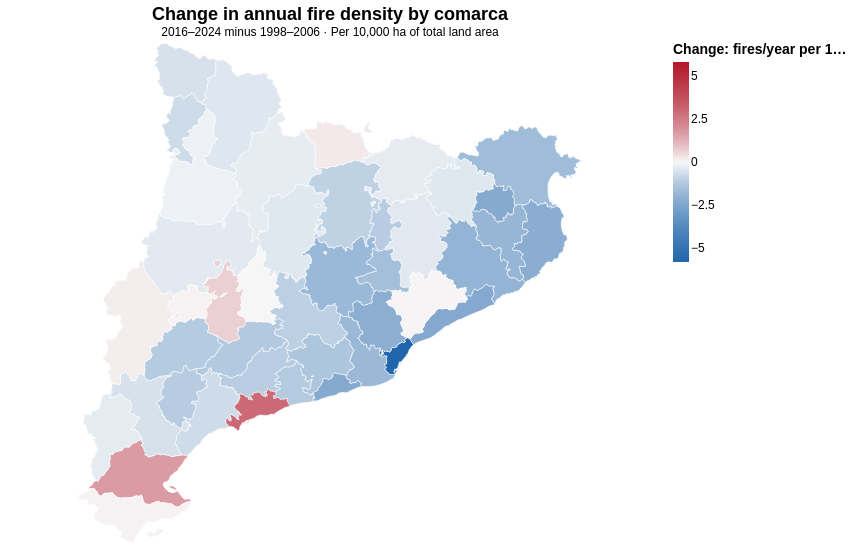

Notebook code for this chart:
### Code cell
change_map = comarca_base_map(boundaries).transform_lookup(
    lookup="properties.CODICOMAR", from_=alt.LookupData(
        annual_change,
        "code",
        ["early", "recent", "difference", "area_ha"],
    )
).encode(
    color=alt.Color(
        "difference:Q",
        title="Change: fires/year per 10,000 ha",
        scale=alt.Scale(type="linear", domain=colour_values, range=colour_range),
        legend=alt.Legend(
            values=[-5, -2.5, 0, 2.5, 5],
            labelExpr="datum.value == floor(datum.value) ? format(datum.value, '.0f') : format(datum.value, '.1f')",
        ),
    ),
    tooltip=[alt.Tooltip("properties.NOMCOMAR:N", title="Comarca"), alt.Tooltip(
        "area_ha:Q",
        title="Comarca area (ha)",
        format=",.0f",
    ), alt.Tooltip(
        "early:Q",
        title="1998–2006: fires/year per 10,000 ha",
        format=".2f",
    ), alt.Tooltip(
        "recent:Q",
        title="2016–2024: fires/year per 10,000 ha",
        format=".2f",
    ), alt.Tooltip("difference:Q", title="Change: fires/year per 10,000 ha", format="+.2f")]
).project(type="identity", reflectY=True).properties(width=650, height=500, title=alt.TitleParams(
    text="Change in annual fire density by comarca",
    subtitle="2016–2024 minus 1998–2006 · Per 10,000 ha of total land area",
))
change_view = format_chart(change_map.configure_view(stroke=None))
change_view

### Figure 1 — Vega-Lite specification as saved in the notebook (floating-point values rounded to 4 significant figures; data arrays with more than 128 entries replaced by an {"elided": "..."} marker saying what was removed)
{"config": {"view": {"continuousWidth": 300, "continuousHeight": 300, "stroke": null}, "axis": {"labelFontSize": 12, "titleFontSize": 14}, "legend": {"labelFontSize": 12, "titleFontSize": 14}, "title": {"fontSize": 18, "subtitleFontSize": 12}}, "data": {"values": [{"geometry": {"coordinates": {"elided": "1x380x2 float values"}, "type": "Polygon"}, "properties": {"CODICOMAR": "01", "NOMCOMAR": "Alt Camp"}, "type": "Feature"}, {"geometry": {"coordinates": {"elided": "561 rows, 6730 float values in total"}, "type": "MultiPolygon"}, "properties": {"CODICOMAR": "02", "NOMCOMAR": "Alt Empordà"}, "type": "Feature"}, {"geometry": {"coordinates": {"elided": "2 rows, 812 float values in total"}, "type": "Polygon"}, "properties": {"CODICOMAR": "03", "NOMCOMAR": "Alt Penedès"}, "type": "Feature"}, {"geometry": {"coordinates": {"elided": "2 rows, 1164 float values in total"}, "type": "MultiPolygon"}, "properties": {"CODICOMAR": "04", "NOMCOMAR": "Alt Urgell"}, "type": "Feature"}, {"geometry": {"coordinates": {"elided": "1x329x2 float values"}, "type": "Polygon"}, "properties": {"CODICOMAR": "05", "NOMCOMAR": "Alta Ribagorça"}, "type": "Feature"}, {"geometry": {"coordinates": {"elided": "1x567x2 float values"}, "type": "Polygon"}, "properties": {"CODICOMAR": "06", "NOMCOMAR": "Anoia"}, "type": "Feature"}, {"geometry": {"coordinates": {"elided": "3 rows, 1310 float values in total"}, "type": "Polygon"}, "properties": {"CODICOMAR": "07", "NOMCOMAR": "Bages"}, "type": "Feature"}, {"geometry": {"coordinates": {"elided": "12 rows, 1072 float values in total"}, "type": "MultiPolygon"}, "properties": {"CODICOMAR": "08", "NOMCOMAR": "Baix Camp"}, "type": "Feature"}, {"geometry": {"coordinates": {"elided": "52 rows, 1604 float values in total"}, "type": "MultiPolygon"}, "properties": {"CODICOMAR": "09", "NOMCOMAR": "Baix Ebre"}, "type": "Feature"}, {"geometry": {"coordinates": {"elided": "593 rows, 6042 float values in total"}, "type": "MultiPolygon"}, "properties": {"CODICOMAR": "10", "NOMCOMAR": "Baix Empordà"}, "type": "Feature"}, {"geometry": {"coordinates": {"elided": "2 rows, 810 float values in total"}, "type": "Polygon"}, "properties": {"CODICOMAR": "11", "NOMCOMAR": "Baix Llobregat"}, "type": "Feature"}, {"geometry": {"coordinates": {"elided": "6 rows, 620 float values in total"}, "type": "MultiPolygon"}, "properties": {"CODICOMAR": "12", "NOMCOMAR": "Baix Penedès"}, "type": "Feature"}, {"geometry": {"coordinates": {"elided": "34 rows, 1024 float values in total"}, "type": "MultiPolygon"}, "properties": {"CODICOMAR": "13", "NOMCOMAR": "Barcelonès"}, "type": "Feature"}, {"geometry": {"coordinates": {"elided": "4 rows, 1544 float values in total"}, "type": "MultiPolygon"}, "properties": {"CODICOMAR": "14", "NOMCOMAR": "Berguedà"}, "type": "Feature"}, {"geometry": {"coordinates": {"elided": "2 rows, 574 float values in total"}, "type": "MultiPolygon"}, "properties": {"CODICOMAR": "15", "NOMCOMAR": "Cerdanya"}, "type": "Feature"}, {"geometry": {"coordinates": {"elided": "1x419x2 float values"}, "type": "Polygon"}, "properties": {"CODICOMAR": "16", "NOMCOMAR": "Conca de Barberà"}, "type": "Feature"}, {"geometry": {"coordinates": {"elided": "31 rows, 890 float values in total"}, "type": "MultiPolygon"}, "properties": {"CODICOMAR": "17", "NOMCOMAR": "Garraf"}, "type": "Feature"}, {"geometry": {"coordinates": {"elided": "1x322x2 float values"}, "type": "Polygon"}, "properties": {"CODICOMAR": "18", "NOMCOMAR": "Garrigues"}, "type": "Feature"}, {"geometry": {"coordinates": {"elided": "1x448x2 float values"}, "type": "Polygon"}, "properties": {"CODICOMAR": "19", "NOMCOMAR": "Garrotxa"}, "type": "Feature"}, {"geometry": {"coordinates": {"elided": "1x400x2 float values"}, "type": "Polygon"}, "properties": {"CODICOMAR": "20", "NOMCOMAR": "Gironès"}, "type": "Feature"}, {"geometry": {"coordinates": {"elided": "6 rows, 704 float values in total"}, "type": "MultiPolygon"}, "properties": {"CODICOMAR": "21", "NOMCOMAR": "Maresme"}, "type": "Feature"}, {"geometry": {"coordinates": {"elided": "92 rows, 2028 float values in total"}, "type": "MultiPolygon"}, "properties": {"CODICOMAR": "22", "NOMCOMAR": "Montsià"}, "type": "Feature"}, {"geometry": {"coordinates": {"elided": "3 rows, 1220 float values in total"}, "type": "Polygon"}, "properties": {"CODICOMAR": "23", "NOMCOMAR": "Noguera"}, "type": "Feature"}, {"geometry": {"coordinates": {"elided": "1x610x2 float values"}, "type": "Polygon"}, "properties": {"CODICOMAR": "24", "NOMCOMAR": "Osona"}, "type": "Feature"}, {"geometry": {"coordinates": {"elided": "2 rows, 1140 float values in total"}, "type": "MultiPolygon"}, "properties": {"CODICOMAR": "25", "NOMCOMAR": "Pallars Jussà"}, "type": "Feature"}, {"geometry": {"coordinates": {"elided": "1x520x2 float values"}, "type": "Polygon"}, "properties": {"CODICOMAR": "26", "NOMCOMAR": "Pallars Sobirà"}, "type": "Feature"}, {"geometry": {"coordinates": {"elided": "3 rows, 440 float values in total"}, "type": "MultiPolygon"}, "properties": {"CODICOMAR": "27", "NOMCOMAR": "Pla d'Urgell"}, "type": "Feature"}, {"geometry": {"coordinates": {"elided": "1x247x2 float values"}, "type": "Polygon"}, "properties": {"CODICOMAR": "28", "NOMCOMAR": "Pla de l'Estany"}, "type": "Feature"}, {"geometry": {"coordinates": {"elided": "1x340x2 float values"}, "type": "Polygon"}, "properties": {"CODICOMAR": "29", "NOMCOMAR": "Priorat"}, "type": "Feature"}, {"geometry": {"coordinates": {"elided": "1x617x2 float values"}, "type": "Polygon"}, "properties": {"CODICOMAR": "30", "NOMCOMAR": "Ribera d'Ebre"}, "type": "Feature"}, {"geometry": {"coordinates": {"elided": "2 rows, 1206 float values in total"}, "type": "MultiPolygon"}, "properties": {"CODICOMAR": "31", "NOMCOMAR": "Ripollès"}, "type": "Feature"}, {"geometry": {"coordinates": {"elided": "1x337x2 float values"}, "type": "Polygon"}, "properties": {"CODICOMAR": "32", "NOMCOMAR": "Segarra"}, "type": "Feature"}, {"geometry": {"coordinates": {"elided": "2 rows, 752 float values in total"}, "type": "MultiPolygon"}, "properties": {"CODICOMAR": "33", "NOMCOMAR": "Segrià"}, "type": "Feature"}, {"geometry": {"coordinates": {"elided": "182 rows, 2636 float values in total"}, "type": "MultiPolygon"}, "properties": {"CODICOMAR": "34", "NOMCOMAR": "Selva"}, "type": "Feature"}, {"geometry": {"coordinates": {"elided": "5 rows, 1492 float values in total"}, "type": "MultiPolygon"}, "properties": {"CODICOMAR": "35", "NOMCOMAR": "Solsonès"}, "type": "Feature"}, {"geometry": {"coordinates": {"elided": "20 rows, 1028 float values in total"}, "type": "MultiPolygon"}, "properties": {"CODICOMAR": "36", "NOMCOMAR": "Tarragonès"}, "type": "Feature"}, {"geometry": {"coordinates": {"elided": "1x487x2 float values"}, "type": "Polygon"}, "properties": {"CODICOMAR": "37", "NOMCOMAR": "Terra Alta"}, "type": "Feature"}, {"geometry": {"coordinates": {"elided": "4 rows, 762 float values in total"}, "type": "MultiPolygon"}, "properties": {"CODICOMAR": "38", "NOMCOMAR": "Urgell"}, "type": "Feature"}, {"geometry": {"coordinates": {"elided": "1x342x2 float values"}, "type": "Polygon"}, "properties": {"CODICOMAR": "39", "NOMCOMAR": "Val d'Aran"}, "type": "Feature"}, {"geometry": {"coordinates": {"elided": "1x412x2 float values"}, "type": "Polygon"}, "properties": {"CODICOMAR": "40", "NOMCOMAR": "Vallès Occidental"}, "type": "Feature"}, {"geometry": {"coordinates": {"elided": "1x433x2 float values"}, "type": "Polygon"}, "properties": {"CODICOMAR": "41", "NOMCOMAR": "Vallès Oriental"}, "type": "Feature"}, {"geometry": {"coordinates": {"elided": "1x276x2 float values"}, "type": "Polygon"}, "properties": {"CODICOMAR": "42", "NOMCOMAR": "Moianès"}, "type": "Feature"}, {"geometry": {"coordinates": {"elided": "2 rows, 528 float values in total"}, "type": "MultiPolygon"}, "properties": {"CODICOMAR": "43", "NOMCOMAR": "Lluçanès"}, "type": "Feature"}]}, "mark": {"type": "geoshape", "stroke": "white", "strokeWidth": 0.6}, "encoding": {"color": {"field": "difference", "legend": {"labelExpr": "datum.value == floor(datum.value) ? format(datum.value, '.0f') : format(datum.value, '.1f')", "values": [-5, -2.5, 0, 2.5, 5]}, "scale": {"domain": [-5.784, -5.205, -4.627, -4.049, -3.47, -2.892, -2.314, -1.735, -1.157, -0.5784, 0.0, 0.5784, 1.157, 1.735, 2.314, 2.892, 3.47, 4.049, 4.627, 5.205, 5.784], "range": ["#2166ac", "#2e6fb1", "#3d79b6", "#4c83bb", "#5d8fc1", "#709cc8", "#85a9cf", "#9bb9d7", "#b5cbe0", "#d3dfeb", "#f7f7f7", "#ecd2d5", "#e2b3b9", "#d998a0", "#d2808a", "#cb6a76", "#c55765", "#c04554", "#bb3546", "#b62638", "#b2182b"], "type": "linear"}, "title": "Change: fires/year per 10,000 ha", "type": "quantitative"}, "tooltip": [{"field": "properties.NOMCOMAR", "title": "Comarca", "type": "nominal"}, {"field": "area_ha", "format": ",.0f", "title": "Comarca area (ha)", "type": "quantitative"}, {"field": "early", "format": ".2f", "title": "1998–2006: fires/year per 10,000 ha", "type": "quantitative"}, {"field": "recent", "format": ".2f", "title": "2016–2024: fires/year per 10,000 ha", "type": "quantitative"}, {"field": "difference", "format": "+.2f", "title": "Change: fires/year per 10,000 ha", "type": "quantitative"}]}, "height": 500, "projection": {"reflectY": true, "type": "identity"}, "title": {"text": "Change in annual fire density by comarca", "subtitle": "2016–2024 minus 1998–2006 · Per 10,000 ha of total land area"}, "transform": [{"lookup": "properties.CODICOMAR", "from": {"data": {"name": "data-b7ebecf4b3ba4798c93788d5b2521a36"}, "key": "code", "fields": ["early", "recent", "difference", "area_ha"]}}], "width": 650, "$schema": "https://vega.github.io/schema/vega-lite/v6.4.1.json", "datasets": {"data-b7ebecf4b3ba4798c93788d5b2521a36": [{"code": "01", "early": 2.437, "recent": 1.342, "area_ha": 53800.0, "difference": -1.095}, {"code": "02", "early": 3.338, "recent": 1.702, "area_ha": 135800.0, "difference": -1.636}, {"code": "03", "early": 5.153, "recent": 3.822, "area_ha": 59300.0, "difference": -1.33}, {"code": "04", "early": 0.8831, "recent": 0.6143, "area_ha": 144700.0, "difference": -0.2688}, {"code": "05", "early": 1.275, "recent": 0.5985, "area_ha": 42700.0, "difference": -0.6766}, {"code": "06", "early": 3.4, "recent": 2.386, "area_ha": 86600.0, "difference": -1.014}, {"code": "07", "early": 3.48, "recent": 1.72, "area_ha": 109200.0, "difference": -1.76}, {"code": "08", "early": 2.2, "recent": 1.53, "area_ha": 69700.0, "difference": -0.6695}, {"code": "09", "early": 1.185, "recent": 2.858, "area_ha": 100300.0, "difference": 1.673}, {"code": "10", "early": 5.271, "recent": 3.086, "area_ha": 70200.0, "difference": -2.184}, {"code": "11", "early": 8.322, "recent": 6.584, "area_ha": 48600.0, "difference": -1.738}, {"code": "12", "early": 3.866, "recent": 2.665, "area_ha": 29600.0, "difference": -1.201}, {"code": "13", "early": 13.55, "recent": 7.763, "area_ha": 14600.0, "difference": -5.784}, {"code": "14", "early": 1.669, "recent": 0.7032, "area_ha": 118500.0, "difference": -0.9658}, {"code": "15", "early": 0.7516, "recent": 0.975, "area_ha": 54700.0, "difference": 0.2234}, {"code": "16", "early": 3.094, "recent": 1.88, "area_ha": 65000.0, "difference": -1.214}, {"code": "17", "early": 4.925, "recent": 2.643, "area_ha": 18500.0, "difference": -2.282}, {"code": "18", "early": 2.325, "recent": 1.156, "area_ha": 79800.0, "difference": -1.17}, {"code": "19", "early": 1.028, "recent": 0.6349, "area_ha": 73500.0, "difference": -0.393}, {"code": "20", "early": 5.131, "recent": 3.299, "area_ha": 57600.0, "difference": -1.833}, {"code": "21", "early": 5.569, "recent": 3.23, "area_ha": 39900.0, "difference": -2.339}, {"code": "22", "early": 1.104, "recent": 1.179, "area_ha": 73500.0, "difference": 0.07559}, {"code": "23", "early": 1.358, "recent": 1.015, "area_ha": 178400.0, "difference": -0.3426}, {"code": "24", "early": 1.319, "recent": 0.9705, "area_ha": 101900.0, "difference": -0.3489}, {"code": "25", "early": 0.9101, "recent": 0.7446, "area_ha": 134300.0, "difference": -0.1655}, {"code": "26", "early": 0.7983, "recent": 0.3951, "area_ha": 137800.0, "difference": -0.4032}, {"code": "27", "early": 0.1093, "recent": 0.1821, "area_ha": 30500.0, "difference": 0.07286}, {"code": "28", "early": 4.647, "recent": 2.366, "area_ha": 26300.0, "difference": -2.281}, {"code": "29", "early": 2.472, "recent": 1.358, "area_ha": 49900.0, "difference": -1.113}, {"code": "30", "early": 1.935, "recent": 1.397, "area_ha": 82700.0, "difference": -0.5374}, {"code": "31", "early": 0.6153, "recent": 0.3367, "area_ha": 95700.0, "difference": -0.2786}, {"code": "32", "early": 0.8092, "recent": 0.8289, "area_ha": 56300.0, "difference": 0.01974}, {"code": "33", "early": 1.344, "recent": 1.503, "area_ha": 139700.0, "difference": 0.1591}, {"code": "34", "early": 3.562, "recent": 1.653, "area_ha": 99500.0, "difference": -1.91}, {"code": "35", "early": 1.072, "recent": 0.6891, "area_ha": 116100.0, "difference": -0.3828}, {"code": "36", "early": 2.369, "recent": 5.259, "area_ha": 31900.0, "difference": 2.891}, {"code": "37", "early": 1.54, "recent": 1.241, "area_ha": 74300.0, "difference": -0.2991}, {"code": "38", "early": 0.9004, "recent": 1.513, "area_ha": 58000.0, "difference": 0.613}, {"code": "39", "early": 0.7361, "recent": 0.2103, "area_ha": 63400.0, "difference": -0.5258}, {"code": "40", "early": 7.7, "recent": 5.565, "area_ha": 58300.0, "difference": -2.135}, {"code": "41", "early": 3.19, "recent": 3.235, "area_ha": 73500.0, "difference": 0.04535}, {"code": "42", "early": 2.433, "recent": 0.8876, "area_ha": 33800.0, "difference": -1.545}, {"code": "43", "early": 1.909, "recent": 0.7832, "area_ha": 22700.0, "difference": -1.126}]}}
